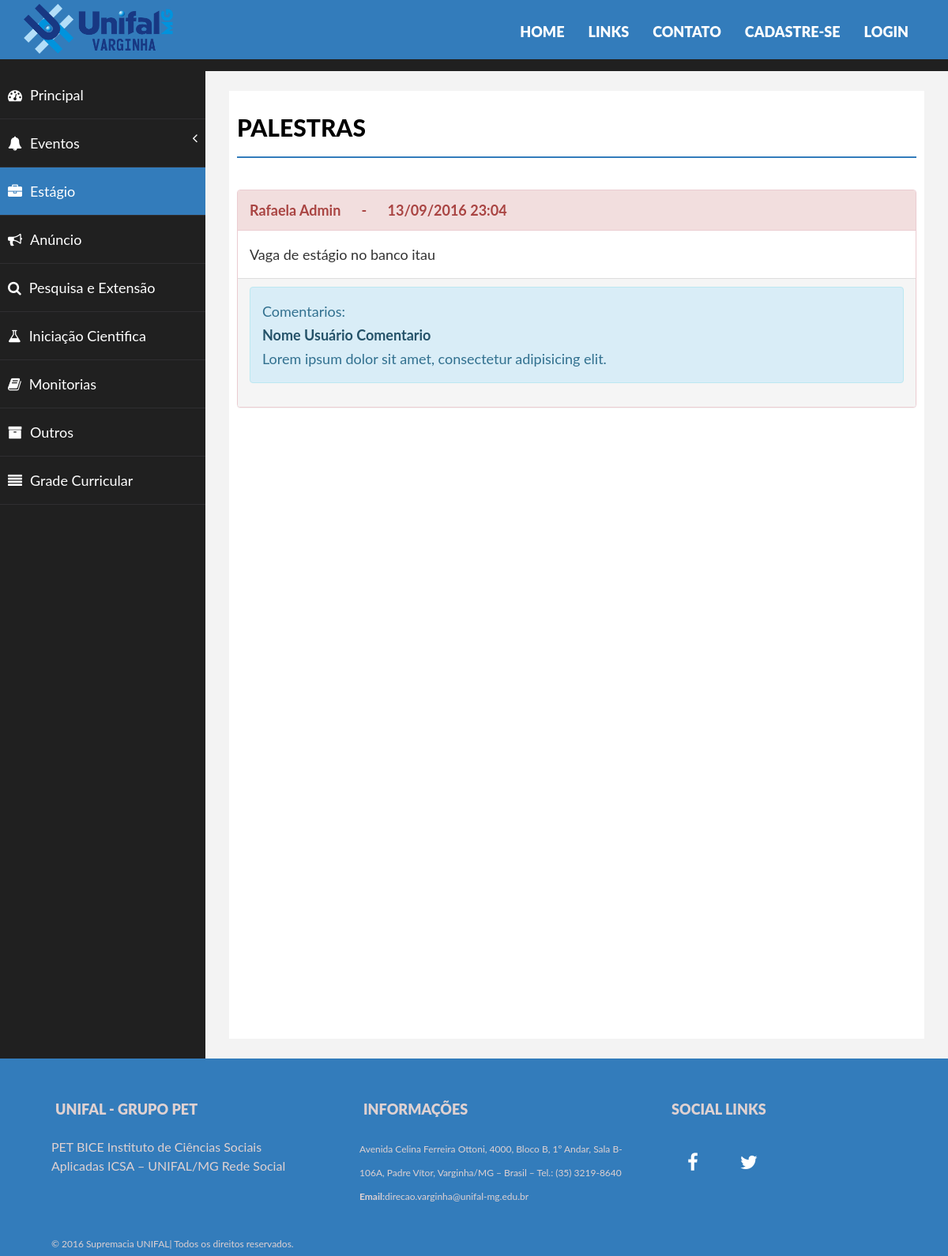
/site/forum-calendario/estagio.php, run on the app's committed database.
### tables this page shows
CREATE TABLE IF NOT EXISTS `Post` (
  `idPost` int(255) NOT NULL AUTO_INCREMENT,
  `idUsuario` int(255) DEFAULT NULL,
  `dataPost` varchar(50) DEFAULT NULL,
  `conteudoPost` longtext,
  `Tag` varchar(50) DEFAULT NULL,
  `Categoria_idCategoria` int(255) DEFAULT NULL,
  PRIMARY KEY (`idPost`),
  KEY `fk_Post_1_idx` (`idUsuario`),
  KEY `fk_Post_Categoria1_idx` (`Categoria_idCategoria`)
);

CREATE TABLE IF NOT EXISTS `Usuario` (
  `idUsuario` int(255) NOT NULL AUTO_INCREMENT,
  `nome` varchar(1000) DEFAULT NULL,
  `sobrenome` varchar(1000) DEFAULT NULL,
  `senha` longtext,
  `email` varchar(1000) DEFAULT NULL,
  `identificacao` int(50) DEFAULT NULL,
  `TipoUsuario_idTipoUsuario` int(255) DEFAULT NULL,
  PRIMARY KEY (`idUsuario`),
  KEY `fk_Usuario_TipoUsuario1_idx` (`TipoUsuario_idTipoUsuario`)
);

### site/forum-calendario/estagio.php (the view, shortened to what this page needs)
<?php
$PDO = db_connect();
$sql = "SELECT Post.idPost, Post.idUsuario, Post.dataPost, Post.conteudoPost, Post.Tag, Post.Categoria_idCategoria, Usuario.nome, Usuario.sobrenome
FROM Post
LEFT JOIN Usuario ON Usuario.idUsuario = Post.idUsuario
WHERE Categoria_idCategoria =4
ORDER BY idPost DESC ";
$stmt = $PDO->prepare($sql);
$stmt->execute();
?>
<html>
<head>
	<link href="../forum-calendario/assets/css/bootstrap.css" rel="stylesheet">
	<link href="../forum-calendario/assets/css/font-awesome.css" rel="stylesheet">
	<link href="../forum-calendario/assets/css/basic.css" rel="stylesheet">
	<link href="../forum-calendario/assets/css/custom.css" rel="stylesheet">
	<link href="../assets/css/bootstrap.css" rel="stylesheet">
	<link href="../assets/css/font-awesome.css" rel="stylesheet">
	<link href="../assets/css/style.css" rel="stylesheet">
	<link href="../assets/css/css.css" rel="stylesheet">
	<link href="css/estilo.css" rel="stylesheet">
</head>
<body>
	<div class="navbar navbar-inverse navbar-fixed-top ">
		<div class="container">
			<div class="navbar-header">
				<a class="navbar-brand" href="#"><img src="../assets/img/logo.png"></a>
			</div>
			<div class="navbar-collapse collapse move-me">
				<ul class="nav navbar-nav navbar-right set-links">
					<li>
						<a href="../index.html" class="active-menu-item">HOME</a>
					</li>
					<li>
						<a href="../links.html">LINKS</a>
					</li>
					<li>
						<a href="../contato.php">CONTATO</a>
					</li>
					<li>
						<a href="../cadastro.php">CADASTRE-SE</a>
					</li>
					<li>
						<a href="../login.php">LOGIN</a>
					</li>
				</ul>
			</div>
		</div>
	</div>
	<br>
	<div class="conteudo">
		<div id="wrapper">
			<br>
			<br>
			<div class="conteudo">
			<nav class="navbar-default navbar-side" role="navigation">
                        <div class="sidebar-collapse">
                            <ul class="nav" id="main-menu">
                                <li>
                                    <a href="forum.php"><i class="fa fa-dashboard "></i>Principal<br></a>
                                </li>
                                <li>
                                    <a href="#"><i class="fa fa-bell"></i>Eventos<span class="fa arrow"></span></a>
                                </li>
                                <li>
                                    <a class="active-menu" href="estagio.php"><i class="fa fa-briefcase "></i>Estágio </a>
                                </li>
                                <li>
                                    <a href="anuncio.php"><i class="fa fa-bullhorn"></i>Anúncio </a>
                                </li>
                                <li>
                                    <a href="pesqext.php"><i class="fa fa-search"></i>Pesquisa e Extensão </a>
                                </li>
                                <li>
                                    <a href="inicCient.php"><i class="fa fa-flask"></i>Iniciação Cientifica</a>
                                </li>
                                <li>
                                    <a href="monitorias.php"><i class="fa fa-book"></i>Monitorias</a>
                                </li>
                                <li>
                                    <a href="outros.php"><i class="fa fa-archive"></i>Outros</a>
                                </li>
                                <li>
                                    <a href="disciplinas.php"><i class="fa fa-align-justify"></i>Grade Curricular</a>
                                </li>
                            </ul>
                        </div>
                    </nav>
				<div id="page-wrapper">
					<div id="page-inner">
						<div class="row">
							<div class="col-md-12">
								<h1 class="page-head-line">Palestras</h1>
							</div>
						</div>
						<br>
						  <div class="row">
                                <div class="col-md-4 col-sm-4" id="largura" style="min-width: 100%">
                                    <?php while ($post = $stmt->fetch(PDO::FETCH_ASSOC)): ?>
                                        <div class="panel panel-danger">
                                            <div class="panel-heading">
                                                <div class="alert-link"><b>
                                                    <?php echo $post['nome'] . ' ' . $post['sobrenome'] ?> &nbsp&nbsp&nbsp&nbsp - &nbsp&nbsp&nbsp&nbsp <?php echo $post ['dataPost']; ?>
                                                    &nbsp&nbsp&nbsp&nbsp&nbsp&nbsp&nbsp&nbsp&nbsp&nbsp </b>
                                                </div>
                                            </div>
                                            <div class="panel-body">
                                                <?php echo $post ['conteudoPost']; ?>
                                            </div>
                                           <div class="panel-footer">
                                                <div class="form-group">
                                                <div class="alert alert-info">
                                                Comentarios:
                                                 <br>
                                                    <div class="alert-link">
                                                        Nome Usuário Comentario
                                                    </div>
                                                    Lorem ipsum dolor sit amet, consectetur adipisicing elit.
                                                </div>
                                            </div>
                                        </div>
                                    <?php endwhile; ?>
                                </div>
			</div>
			</div>
			</div>
			</div>
			<section id="footer-sec">
				<div class="container">
					<div class="row">
						<div class="col-md-4">
							<h4>UNIFAL - GRUPO PET</h4>
							<p style="padding-right:50px;"> PET BICE Instituto de Ciências Sociais Aplicadas ICSA – UNIFAL/MG Rede Social</p>
						</div>
						<div class="col-md-4">
							<h4>Informações</h4>Avenida Celina Ferreira Ottoni, 4000, Bloco B, 1º Andar, Sala B-106A,&nbsp;Padre Vítor,&nbsp;Varginha/MG – Brasil – Tel.: (35) 3219-8640
							<strong>Email:</strong>direcao.varginha@unifal-mg.edu.br
						</div>
						<div class="col-md-4">
							<h4>SOCIAL LINKS</h4>
							<div class="social-links">
								<a href="#"> <i class="fa fa-facebook fa-2x"></i></a>
								<a href="#"> <i class="fa fa-twitter fa-2x"></i></a>
							</div>
						</div>
					</div>
					<br>© 2016 Supremacia UNIFAL| Todos os direitos reservados.</div>
			</section>
</body>
</html>

### site/forum-calendario/assets/css/basic.css (style rules this page uses)
body { font-family: 'Open Sans', sans-serif; line-height:25px; }
#wrapper { width: 100%; background: #202020; }
#page-wrapper { padding: 15px 15px; min-height: 600px; background: #F3F3F3; }
#page-inner { width: 100%; margin: 10px 20px 10px 0px; background-color: #fff!important; padding: 10px; min-height: 1200px; }
.page-head-line { font-size: 30px; text-transform: uppercase; color: #000; font-weight: 800; padding-bottom: 20px; border-bottom: 2px solid rgb(51,124,187); margin-bottom: 10px; }
.active-menu { background-color: rgb(51,124,187)!important; }
.arrow { float: right; }
.fa.arrow:before { content: "\f104"; }
.sidebar-collapse, .sidebar-collapse .nav { background: none; }
.sidebar-collapse .nav { padding: 0; }
.sidebar-collapse .nav > li > a { color: #fff; background: #202020; text-shadow: none; padding: 15px 40px; border-bottom: 1px solid #2F2E31; }
.sidebar-collapse > .nav > li > a { padding: 15px 10px; }
.navbar-side { border: none; background-color: #202020; }
.navbar-default { border: 0px solid black; }
.navbar-header { background: #000000; }
.nav > li > a > i { margin-right: 10px; }
#footer-sec { background-color:#000; padding:20px 50px; color:#fff; font-size:12px; }
#footer-sec a { color:#fff; }
@media (min-width:768px) { #page-wrapper { margin: 0 0 0 260px; padding: 15px 30px; min-height: 1200px; } }
@media (min-width:768px) { .navbar-side { z-index: 1; position: absolute; width: 260px; } }
@media (min-width:768px) { .navbar { border-radius: 0px; } }

### site/assets/css/style.css (style rules this page uses)
section { padding-bottom:80px; padding-top:75px; }
h4 { padding:15px 5px; font-weight:900; text-transform:uppercase; }
.navbar-inverse .navbar-brand,.navbar-inverse .navbar-brand:hover { color: #FFF; font-size: 35px; letter-spacing: 5px; font-weight: 900; background-color:rgb(51,124,187); padding-bottom: 60px; }
.navbar-inverse .navbar-collapse, .navbar-inverse .navbar-form { border-color: rgb(000, 152, 241); }
.navbar-inverse { border-color: rgb(000, 152, 241); }
.navbar-fixed-top { top: 0; border-width: 0 0 0px; }
.set-links { padding: 15px 20px 10px 20px; }
.navbar-inverse .navbar-nav > li > a { color:#fff; font-weight:900; }
.active-menu-item { color: rgb(000, 152, 241);!important; }
#footer-sec { background-color:rgb(51,124,187); max-height: 250px; padding-bottom:30px; padding-top:30px; color: #DFD1D1; }
.social-links a,.social-links a:hover { color:#fff; text-decoration:none; }
.social-links a i { background-color:rgb(51,124,187); padding:15px 20px; margin:5px; }

### site/assets/css/css.css (style rules this page uses)
.navbar-brand img { height: auto; width: auto; max-height: 65px; position: relative; bottom:10px; }
#largura { width: 70%; }

### site/aluno/estilo.css (style rules this page uses)
body { margin:0; padding:0; font-family: "Lato", Arial, sans-serif; background: #f0f0f0; color: #333; min-width: 320px; font-size: 18px; }
img { border:none }
a { text-decoration:none; cursor:pointer; color:inherit }
* { box-sizing: border-box; moz-box-sizing: border-box; ms-box-sizing: border-box; }
p { font-size: 16px; line-height: 24px; }

### data on the page
post: idUsuario.nome "Rafaela", idUsuario.sobrenome "Admin", dataPost "13/09/2016 23:04", conteudoPost "Vaga de estágio no banco itau"
